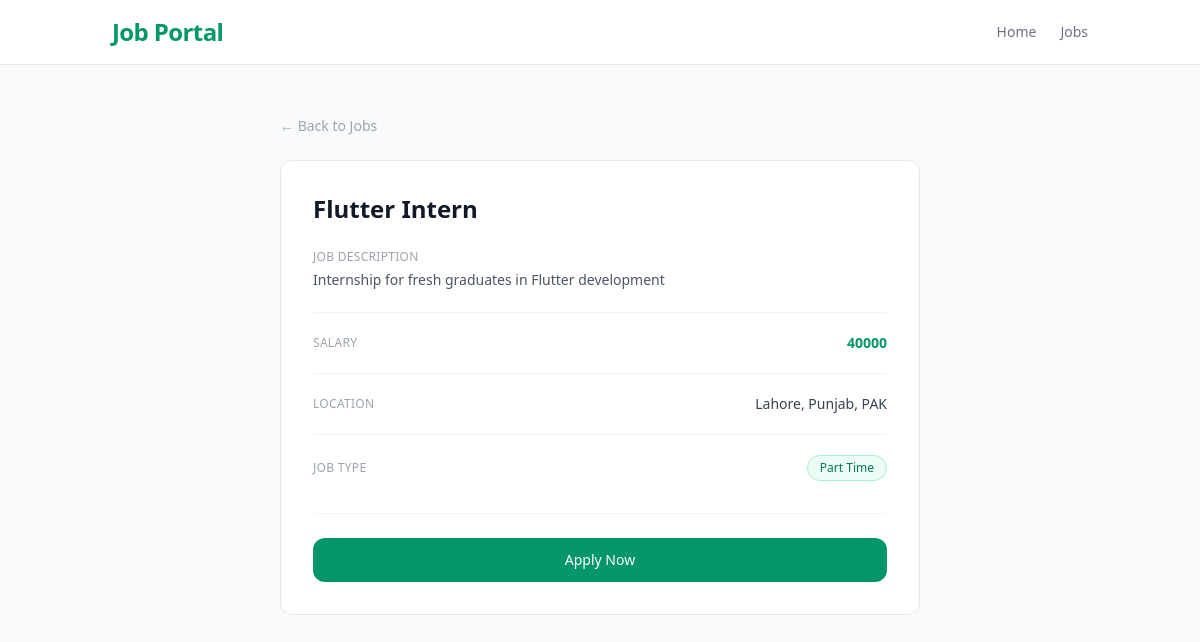
Page /jobs/5/ on the committed database.
### jobs/models.py (models this page shows, shortened)
class Job(models.Model):
    JOB_TYPE_CHOICES = (
        ('Full Time', 'Full Time'),
        ('Part Time', 'Part Time'),
        ('Remote', 'Remote'),
        ('Internship', 'Internship'),
    )
    employer = models.ForeignKey(EmployerProfile, on_delete=models.CASCADE)
    title = models.CharField(max_length=200)
    company = models.CharField(max_length=100)
    description = models.TextField()
    salary = models.CharField(max_length=100, null=True, blank=True)
    location = models.CharField(max_length=200)
    job_type = models.CharField(max_length=50, choices=JOB_TYPE_CHOICES)
    created_at = models.DateTimeField(auto_now_add=True)

### jobs/views.py (the view)
# urls.py: path('jobs/<int:id>/', views.job_detail, name='job_detail'),
def job_detail(request, id):
    job = get_object_or_404(Job, id=id)
    return render(request, 'main/job_detail.html', {'job': job})

### jobs/templates/main/job_detail.html (shortened to what this page needs)
<!doctype html>
<html lang="en">
  <head>
    <script src="https://cdn.tailwindcss.com"></script>
  </head>
  <body class="bg-gray-50 antialiased">
    <nav class="bg-white border-b border-gray-200">
      <div class="container mx-auto px-6 py-4 flex justify-between items-center">
        <a href="/" class="text-2xl font-bold text-emerald-600 tracking-tight">
          Job Portal
        </a>
        <div class="flex items-center space-x-6">
          <a href="/" class="text-gray-500 hover:text-gray-900 text-sm transition-colors">Home</a>
          <a href="/jobs/" class="text-gray-500 hover:text-gray-900 text-sm transition-colors">Jobs</a>
        </div>
      </div>
    </nav>
    <div class="max-w-2xl mx-auto px-4 py-12">
      <a href="/jobs/" class="text-sm text-gray-400 hover:text-gray-600 transition-colors mb-6 inline-block">
        ← Back to Jobs
      </a>
      <div class="bg-white border border-gray-200 rounded-xl p-8">
        <h1 class="text-2xl font-bold text-gray-900 mb-6">{{ job.title }}</h1>
        <div class="space-y-5 text-sm">
          <div>
            <p class="text-xs text-gray-400 uppercase tracking-wide font-medium mb-1">Job Description</p>
            <p class="text-gray-600 leading-relaxed">{{ job.description }}</p>
          </div>
          <div class="border-t border-gray-100"></div>
          <div class="flex items-center justify-between">
            <p class="text-xs text-gray-400 uppercase tracking-wide font-medium">Salary</p>
            <p class="text-emerald-600 font-semibold">{{ job.salary }}</p>
          </div>
          <div class="border-t border-gray-100"></div>
          <div class="flex items-center justify-between">
            <p class="text-xs text-gray-400 uppercase tracking-wide font-medium">Location</p>
            <p class="text-gray-700">{{ job.location }}</p>
          </div>
          <div class="border-t border-gray-100"></div>
          <div class="flex items-center justify-between">
            <p class="text-xs text-gray-400 uppercase tracking-wide font-medium">Job Type</p>
            <span class="bg-emerald-50 text-emerald-700 text-xs font-medium px-3 py-1 rounded-full border border-emerald-200">
              {{ job.job_type }}
            </span>
          </div>
        </div>
        <div class="mt-8 pt-6 border-t border-gray-100">
          <a href="/jobs/{{ job.id }}/apply/"
             class="block text-center bg-emerald-600 text-white text-sm font-medium px-6 py-3 rounded-xl hover:bg-emerald-700 transition-colors">
            Apply Now
          </a>
        </div>
      </div>
    </div>
  </body>
</html>

### rows in the picture
Job: title "Flutter Intern", description "Internship for fresh graduates in Flutter development", salary "40000", location "Lahore, Punjab, PAK", job_type "Part Time"
